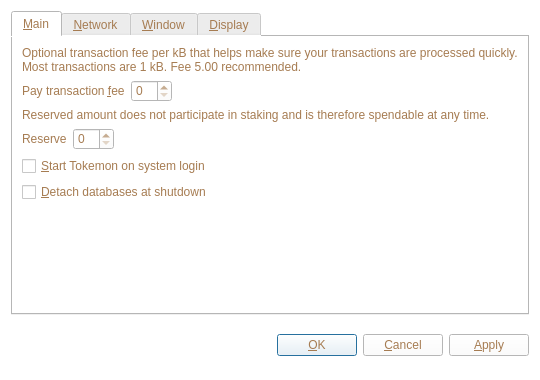
<?xml version="1.0" encoding="UTF-8"?>
<ui version="4.0">
 <class>OptionsDialog</class>
 <widget class="QDialog" name="OptionsDialog">
  <property name="geometry">
   <rect>
    <x>0</x>
    <y>0</y>
    <width>540</width>
    <height>380</height>
   </rect>
  </property>
  <property name="windowTitle">
   <string>Options</string>
  </property>
  <property name="styleSheet">
   <string notr="true">background-color: white;
color: rgb(166, 124, 82);</string>
  </property>
  <property name="modal">
   <bool>true</bool>
  </property>
  <layout class="QVBoxLayout" name="verticalLayout">
   <item>
    <widget class="QTabWidget" name="tabWidget">
     <property name="tabPosition">
      <enum>QTabWidget::North</enum>
     </property>
     <property name="currentIndex">
      <number>0</number>
     </property>
     <widget class="QWidget" name="tabMain">
      <attribute name="title">
       <string>&amp;Main</string>
      </attribute>
      <layout class="QVBoxLayout" name="verticalLayout_Main">
       <item>
        <widget class="QLabel" name="transactionFeeInfoLabel">
         <property name="text">
          <string>Optional transaction fee per kB that helps make sure your transactions are processed quickly. Most transactions are 1 kB. Fee 5.00 recommended.</string>
         </property>
         <property name="textFormat">
          <enum>Qt::PlainText</enum>
         </property>
         <property name="wordWrap">
          <bool>true</bool>
         </property>
        </widget>
       </item>
       <item>
        <layout class="QHBoxLayout" name="horizontalLayoutFee">
         <item>
          <widget class="QLabel" name="transactionFeeLabel">
           <property name="text">
            <string>Pay transaction &amp;fee</string>
           </property>
           <property name="textFormat">
            <enum>Qt::PlainText</enum>
           </property>
           <property name="buddy">
            <cstring>transactionFee</cstring>
           </property>
          </widget>
         </item>
         <item>
          <widget class="BitcoinAmountField" name="transactionFee"/>
         </item>
         <item>
          <spacer name="horizontalSpacerFee">
           <property name="orientation">
            <enum>Qt::Horizontal</enum>
           </property>
           <property name="sizeHint" stdset="0">
            <size>
             <width>40</width>
             <height>20</height>
            </size>
           </property>
          </spacer>
         </item>
        </layout>
       </item>
       <item>
        <widget class="QLabel" name="reserveBalanceInfoLabel">
         <property name="text">
          <string>Reserved amount does not participate in staking and is therefore spendable at any time.</string>
         </property>
         <property name="textFormat">
          <enum>Qt::PlainText</enum>
         </property>
         <property name="wordWrap">
          <bool>true</bool>
         </property>
        </widget>
       </item>
       <item>
        <layout class="QHBoxLayout" name="horizontalLayoutReserveBalance">
         <item>
          <widget class="QLabel" name="reserveBalanceLabel">
           <property name="text">
            <string>Reserve</string>
           </property>
           <property name="textFormat">
            <enum>Qt::PlainText</enum>
           </property>
           <property name="buddy">
            <cstring>reserveBalance</cstring>
           </property>
          </widget>
         </item>
         <item>
          <widget class="BitcoinAmountField" name="reserveBalance"/>
         </item>
         <item>
          <spacer name="horizontalSpacerReserveBalance">
           <property name="orientation">
            <enum>Qt::Horizontal</enum>
           </property>
           <property name="sizeHint" stdset="0">
            <size>
             <width>40</width>
             <height>20</height>
            </size>
           </property>
          </spacer>
         </item>
        </layout>
       </item>
       <item>
        <widget class="QCheckBox" name="bitcoinAtStartup">
         <property name="toolTip">
          <string>Automatically start Tokemon after logging in to the system.</string>
         </property>
         <property name="text">
          <string>&amp;Start Tokemon on system login</string>
         </property>
        </widget>
       </item>
       <item>
        <widget class="QCheckBox" name="detachDatabases">
         <property name="toolTip">
          <string>Detach block and address databases at shutdown. This means they can be moved to another data directory, but it slows down shutdown. The wallet is always detached.</string>
         </property>
         <property name="text">
          <string>&amp;Detach databases at shutdown</string>
         </property>
        </widget>
       </item>
       <item>
        <spacer name="verticalSpacer_Main">
         <property name="orientation">
          <enum>Qt::Vertical</enum>
         </property>
         <property name="sizeHint" stdset="0">
          <size>
           <width>20</width>
           <height>40</height>
          </size>
         </property>
        </spacer>
       </item>
      </layout>
     </widget>
     <widget class="QWidget" name="tabNetwork">
      <attribute name="title">
       <string>&amp;Network</string>
      </attribute>
      <layout class="QVBoxLayout" name="verticalLayout_Network">
       <item>
        <widget class="QCheckBox" name="mapPortUpnp">
         <property name="toolTip">
          <string>Automatically open the Tokemon client port on the router. This only works when your router supports UPnP and it is enabled.</string>
         </property>
         <property name="text">
          <string>Map port using &amp;UPnP</string>
         </property>
        </widget>
       </item>
       <item>
        <widget class="QCheckBox" name="connectSocks">
         <property name="toolTip">
          <string>Connect to the Tokemon network through a SOCKS proxy (e.g. when connecting through Tor).</string>
         </property>
         <property name="text">
          <string>&amp;Connect through SOCKS proxy:</string>
         </property>
        </widget>
       </item>
       <item>
        <layout class="QHBoxLayout" name="horizontalLayout_Network">
         <item>
          <widget class="QLabel" name="proxyIpLabel">
           <property name="text">
            <string>Proxy &amp;IP:</string>
           </property>
           <property name="textFormat">
            <enum>Qt::PlainText</enum>
           </property>
           <property name="buddy">
            <cstring>proxyIp</cstring>
           </property>
          </widget>
         </item>
         <item>
          <widget class="QValidatedLineEdit" name="proxyIp">
           <property name="maximumSize">
            <size>
             <width>140</width>
             <height>16777215</height>
            </size>
           </property>
           <property name="toolTip">
            <string>IP address of the proxy (e.g. 127.0.0.1)</string>
           </property>
          </widget>
         </item>
         <item>
          <widget class="QLabel" name="proxyPortLabel">
           <property name="text">
            <string>&amp;Port:</string>
           </property>
           <property name="textFormat">
            <enum>Qt::PlainText</enum>
           </property>
           <property name="buddy">
            <cstring>proxyPort</cstring>
           </property>
          </widget>
         </item>
         <item>
          <widget class="QLineEdit" name="proxyPort">
           <property name="maximumSize">
            <size>
             <width>55</width>
             <height>16777215</height>
            </size>
           </property>
           <property name="toolTip">
            <string>Port of the proxy (e.g. 9050)</string>
           </property>
          </widget>
         </item>
         <item>
          <widget class="QLabel" name="socksVersionLabel">
           <property name="text">
            <string>SOCKS &amp;Version:</string>
           </property>
           <property name="textFormat">
            <enum>Qt::PlainText</enum>
           </property>
           <property name="buddy">
            <cstring>socksVersion</cstring>
           </property>
          </widget>
         </item>
         <item>
          <widget class="QValueComboBox" name="socksVersion">
           <property name="toolTip">
            <string>SOCKS version of the proxy (e.g. 5)</string>
           </property>
          </widget>
         </item>
         <item>
          <spacer name="horizontalSpacer_Network">
           <property name="orientation">
            <enum>Qt::Horizontal</enum>
           </property>
           <property name="sizeHint" stdset="0">
            <size>
             <width>40</width>
             <height>20</height>
            </size>
           </property>
          </spacer>
         </item>
        </layout>
       </item>
       <item>
        <spacer name="verticalSpacer_Network">
         <property name="orientation">
          <enum>Qt::Vertical</enum>
         </property>
         <property name="sizeHint" stdset="0">
          <size>
           <width>20</width>
           <height>40</height>
          </size>
         </property>
        </spacer>
       </item>
      </layout>
     </widget>
     <widget class="QWidget" name="tabWindow">
      <attribute name="title">
       <string>&amp;Window</string>
      </attribute>
      <layout class="QVBoxLayout" name="verticalLayout_Window">
       <item>
        <widget class="QCheckBox" name="minimizeToTray">
         <property name="toolTip">
          <string>Show only a tray icon after minimizing the window.</string>
         </property>
         <property name="text">
          <string>&amp;Minimize to the tray instead of the taskbar</string>
         </property>
        </widget>
       </item>
       <item>
        <widget class="QCheckBox" name="minimizeOnClose">
         <property name="toolTip">
          <string>Minimize instead of exit the application when the window is closed. When this option is enabled, the application will be closed only after selecting Quit in the menu.</string>
         </property>
         <property name="text">
          <string>M&amp;inimize on close</string>
         </property>
        </widget>
       </item>
       <item>
        <spacer name="verticalSpacer_Window">
         <property name="orientation">
          <enum>Qt::Vertical</enum>
         </property>
         <property name="sizeHint" stdset="0">
          <size>
           <width>20</width>
           <height>40</height>
          </size>
         </property>
        </spacer>
       </item>
      </layout>
     </widget>
     <widget class="QWidget" name="tabDisplay">
      <attribute name="title">
       <string>&amp;Display</string>
      </attribute>
      <layout class="QVBoxLayout" name="verticalLayout_Display">
       <item>
        <layout class="QHBoxLayout" name="horizontalLayout_1_Display">
         <item>
          <widget class="QLabel" name="langLabel">
           <property name="text">
            <string>User Interface &amp;language:</string>
           </property>
           <property name="textFormat">
            <enum>Qt::PlainText</enum>
           </property>
           <property name="buddy">
            <cstring>lang</cstring>
           </property>
          </widget>
         </item>
         <item>
          <widget class="QValueComboBox" name="lang">
           <property name="toolTip">
            <string>The user interface language can be set here. This setting will take effect after restarting Tokemon.</string>
           </property>
          </widget>
         </item>
        </layout>
       </item>
       <item>
        <layout class="QHBoxLayout" name="horizontalLayout_2_Display">
         <item>
          <widget class="QLabel" name="unitLabel">
           <property name="text">
            <string>&amp;Unit to show amounts in:</string>
           </property>
           <property name="textFormat">
            <enum>Qt::PlainText</enum>
           </property>
           <property name="buddy">
            <cstring>unit</cstring>
           </property>
          </widget>
         </item>
         <item>
          <widget class="QValueComboBox" name="unit">
           <property name="toolTip">
            <string>Choose the default subdivision unit to show in the interface and when sending coins.</string>
           </property>
          </widget>
         </item>
        </layout>
       </item>
       <item>
        <widget class="QCheckBox" name="displayAddresses">
         <property name="toolTip">
          <string>Whether to show Tokemon addresses in the transaction list or not.</string>
         </property>
         <property name="text">
          <string>&amp;Display addresses in transaction list</string>
         </property>
        </widget>
       </item>
       <item>
        <widget class="QCheckBox" name="coinControlFeatures">
         <property name="toolTip">
          <string>Whether to show coin control features or not.</string>
         </property>
         <property name="text">
          <string>Display coin &amp;control features (experts only!)</string>
         </property>
        </widget>
       </item>
       <item>
        <spacer name="verticalSpacer_Display">
         <property name="orientation">
          <enum>Qt::Vertical</enum>
         </property>
         <property name="sizeHint" stdset="0">
          <size>
           <width>20</width>
           <height>40</height>
          </size>
         </property>
        </spacer>
       </item>
      </layout>
     </widget>
    </widget>
   </item>
   <item>
    <layout class="QHBoxLayout" name="horizontalLayout_Buttons">
     <item>
      <spacer name="horizontalSpacer_1">
       <property name="orientation">
        <enum>Qt::Horizontal</enum>
       </property>
       <property name="sizeHint" stdset="0">
        <size>
         <width>40</width>
         <height>48</height>
        </size>
       </property>
      </spacer>
     </item>
     <item>
      <widget class="QLabel" name="statusLabel">
       <property name="font">
        <font>
         <weight>75</weight>
         <bold>true</bold>
        </font>
       </property>
       <property name="text">
        <string/>
       </property>
       <property name="textFormat">
        <enum>Qt::PlainText</enum>
       </property>
       <property name="wordWrap">
        <bool>true</bool>
       </property>
      </widget>
     </item>
     <item>
      <spacer name="horizontalSpacer_2">
       <property name="orientation">
        <enum>Qt::Horizontal</enum>
       </property>
       <property name="sizeHint" stdset="0">
        <size>
         <width>40</width>
         <height>48</height>
        </size>
       </property>
      </spacer>
     </item>
     <item>
      <widget class="QPushButton" name="okButton">
       <property name="text">
        <string>&amp;OK</string>
       </property>
      </widget>
     </item>
     <item>
      <widget class="QPushButton" name="cancelButton">
       <property name="text">
        <string>&amp;Cancel</string>
       </property>
       <property name="autoDefault">
        <bool>false</bool>
       </property>
      </widget>
     </item>
     <item>
      <widget class="QPushButton" name="applyButton">
       <property name="text">
        <string>&amp;Apply</string>
       </property>
       <property name="autoDefault">
        <bool>false</bool>
       </property>
      </widget>
     </item>
    </layout>
   </item>
  </layout>
 </widget>
 <customwidgets>
  <customwidget>
   <class>BitcoinAmountField</class>
   <extends>QSpinBox</extends>
   <header>bitcoinamountfield.h</header>
  </customwidget>
  <customwidget>
   <class>QValueComboBox</class>
   <extends>QComboBox</extends>
   <header>qvaluecombobox.h</header>
  </customwidget>
  <customwidget>
   <class>QValidatedLineEdit</class>
   <extends>QLineEdit</extends>
   <header>qvalidatedlineedit.h</header>
  </customwidget>
 </customwidgets>
 <resources/>
 <connections/>
</ui>
